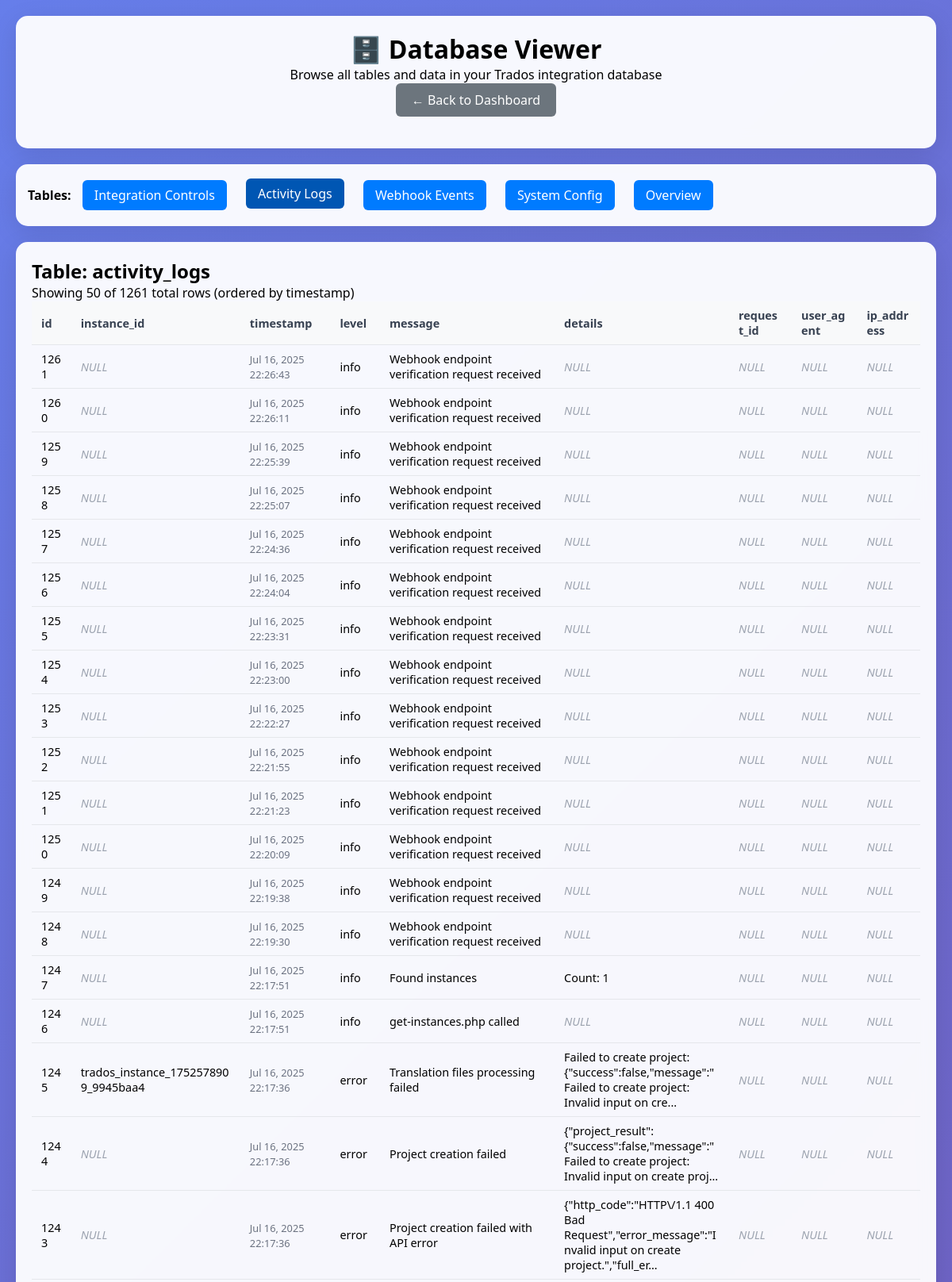
/database-viewer.php?table=activity_logs (upper part), run on the app's committed database.
### tables this page shows
CREATE TABLE activity_logs (
            id INTEGER PRIMARY KEY AUTOINCREMENT,
            instance_id TEXT,
            timestamp DATETIME DEFAULT CURRENT_TIMESTAMP,
            level TEXT DEFAULT 'info' CHECK(level IN ('success', 'info', 'warning', 'error')),
            message TEXT NOT NULL,
            details TEXT,
            request_id TEXT,
            user_agent TEXT,
            ip_address TEXT
        );

### database-viewer.php (the view, shortened to what this page needs)
<?php
require_once 'includes/database.php';
$selectedTable = $_GET['table'] ?? null;
$page = max(1, (int)($_GET['page'] ?? 1));
$perPage = 50;
$offset = ($page - 1) * $perPage;
?>
<!DOCTYPE html>
<html lang="en">
<head>
</head>
<body>
    <div class="container">
        <div class="header">
            <h1>🗄️ Database Viewer</h1>
            <p>Browse all tables and data in your Trados integration database</p>
            <a href="index.php" class="back-link">← Back to Dashboard</a>
        </div>
        <div class="nav">
            <strong>Tables:</strong>
            <a href="?table=integration_controls" <?php echo $selectedTable === 'integration_controls' ? 'class="active"' : ''; ?>>
                Integration Controls
            </a>
            <a href="?table=activity_logs" <?php echo $selectedTable === 'activity_logs' ? 'class="active"' : ''; ?>>
                Activity Logs
            </a>
            <a href="?table=webhook_events" <?php echo $selectedTable === 'webhook_events' ? 'class="active"' : ''; ?>>
                Webhook Events
            </a>
            <a href="?table=system_config" <?php echo $selectedTable === 'system_config' ? 'class="active"' : ''; ?>>
                System Config
            </a>
            <a href="?" <?php echo !$selectedTable ? 'class="active"' : ''; ?>>
                Overview
            </a>
        </div>
        <div class="content">
            <?php if (!$selectedTable): ?>
                <h2>Database Overview</h2>
                <?php
                $tables = ['integration_controls', 'activity_logs', 'webhook_events', 'system_config'];
                $stats = [];
                foreach ($tables as $table) {
                    try {
                        $stmt = $pdo->query("SELECT COUNT(*) as count FROM `$table`");
                        $stats[$table] = $stmt->fetch()['count'];
                    } catch (PDOException $e) {
                        $stats[$table] = 'Error';
                        echo "<div class='error'>Error getting count for table '$table': " . htmlspecialchars($e->getMessage()) . "</div>";
                    }
                }
                try {
                    $stmt = $pdo->query("SELECT sqlite_version() as version");
                    $version = 'SQLite ' . $stmt->fetch()['version'];
                    $database_file = __DIR__ . '/data/trados.db';
                    $size_mb = file_exists($database_file) ? round(filesize($database_file) / 1024 / 1024, 2) : 0;
                } catch (Exception $e) {
                    $version = 'Unknown';
                    $size_mb = 0;
                    echo "<div class='error'>Error getting database info: " . htmlspecialchars($e->getMessage()) . "</div>";
                }
                ?>
                <div class="stats">
                    <div class="stat-card">
                        <div class="stat-number"><?php echo $stats['integration_controls']; ?></div>
                        <div>Integration Controls</div>
                    </div>
                    <div class="stat-card">
                        <div class="stat-number"><?php echo $stats['activity_logs']; ?></div>
                        <div>Activity Logs</div>
                    </div>
                    <div class="stat-card">
                        <div class="stat-number"><?php echo $stats['webhook_events']; ?></div>
                        <div>Webhook Events</div>
                    </div>
                    <div class="stat-card">
                        <div class="stat-number"><?php echo $stats['system_config']; ?></div>
                        <div>Config Settings</div>
                    </div>
                </div>
                <h3>Database Information</h3>
                <table>
                    <tr><td><strong>Version:</strong></td><td><?php echo htmlspecialchars($version); ?></td></tr>
                    <tr><td><strong>Size:</strong></td><td><?php echo $size_mb; ?> MB</td></tr>
                    <tr><td><strong>Location:</strong></td><td><?php echo htmlspecialchars(realpath(__DIR__ . '/data/trados.db') ?: 'File not found'); ?></td></tr>
                </table>
            <?php else: ?>
                <?php
                try {
                    $countStmt = $pdo->prepare("SELECT COUNT(*) as total FROM `$selectedTable`");
                    $countStmt->execute();
                    $totalRows = $countStmt->fetch()['total'];
                    $structStmt = $pdo->query("PRAGMA table_info(`$selectedTable`)");
                    $columns = $structStmt->fetchAll(PDO::FETCH_ASSOC);
                    $columnNames = array_column($columns, 'name');
                    $orderBy = 'rowid';
                    if (in_array('timestamp', $columnNames)) {
                        $orderBy = 'timestamp';
                    } elseif (in_array('created_at', $columnNames)) {
                        $orderBy = 'created_at';
                    } elseif (in_array('id', $columnNames)) {
                        $orderBy = 'id';
                    }
                    $stmt = $pdo->prepare("SELECT * FROM `$selectedTable` ORDER BY `$orderBy` DESC LIMIT ? OFFSET ?");
                    $stmt->bindValue(1, $perPage, PDO::PARAM_INT);
                    $stmt->bindValue(2, $offset, PDO::PARAM_INT);
                    $stmt->execute();
                    $rows = $stmt->fetchAll(PDO::FETCH_ASSOC);
                    if (empty($rows)) {
                        echo "<p>No data found in table: <strong>" . htmlspecialchars($selectedTable) . "</strong></p>";
                    } else {
                        echo "<h2>Table: " . htmlspecialchars($selectedTable) . "</h2>";
                        echo "<p>Showing " . count($rows) . " of $totalRows total rows (ordered by $orderBy)</p>";
                        $tableColumns = array_keys($rows[0]);
                        echo "<table>";
                        echo "<thead><tr>";
                        foreach ($tableColumns as $column) {
                            echo "<th>" . htmlspecialchars($column) . "</th>";
                        }
                        echo "</tr></thead>";
                        echo "<tbody>";
                        foreach ($rows as $row) {
                            echo "<tr>";
                            foreach ($tableColumns as $column) {
                                $value = $row[$column];
                                echo "<td>";
                                if ($value === null) {
                                    echo "<em style='color: #9ca3af;'>NULL</em>";
                                } elseif ($column === 'status') {
                                    echo "<span class='status-badge status-$value'>" . ucfirst(htmlspecialchars($value)) . "</span>";
                                } elseif (in_array($column, ['timestamp', 'created_at', 'last_activity', 'updated_at']) && $value) {
                                    echo "<span class='timestamp'>" . date('M j, Y H:i:s', strtotime($value)) . "</span>";
                                } elseif (in_array($column, ['client_secret']) && $value) {
                                    echo "<code>" . substr($value, 0, 10) . "..." . substr($value, -4) . "</code>";
                                } elseif (strlen($value) > 100) {
                                    echo "<span title='" . htmlspecialchars($value) . "'>" .
                                         htmlspecialchars(substr($value, 0, 100)) . "...</span>";
                                } else {
                                    echo htmlspecialchars($value);
                                }
                                echo "</td>";
                            }
                            echo "</tr>";
                        }
                        echo "</tbody></table>";
                    }
                } catch (PDOException $e) {
                    echo "<div class='error'>Database error: " . htmlspecialchars($e->getMessage()) . "</div>";
                } catch (Exception $e) {
                    echo "<div class='error'>Error: " . htmlspecialchars($e->getMessage()) . "</div>";
                }
                ?>
            <?php endif; ?>
        </div>
    </div>
</body>
</html>

### database-viewer.php (style rules this page uses)
* { margin: 0; padding: 0; box-sizing: border-box; }
body { font-family: 'Segoe UI', Tahoma, Geneva, Verdana, sans-serif; background: linear-gradient(135deg, #667eea 0%, #764ba2 100%); min-height: 100vh; padding: 20px; }
.container { max-width: 1400px; margin: 0 auto; }
.header { background: rgba(255, 255, 255, 0.95); backdrop-filter: blur(10px); border-radius: 15px; padding: 20px; margin-bottom: 20px; box-shadow: 0 8px 32px rgba(0, 0, 0, 0.1); text-align: center; }
.nav { background: rgba(255, 255, 255, 0.95); backdrop-filter: blur(10px); border-radius: 15px; padding: 15px; margin-bottom: 20px; box-shadow: 0 8px 32px rgba(0, 0, 0, 0.1); }
.nav a { display: inline-block; margin: 5px 10px; padding: 8px 15px; background: #007bff; color: white; text-decoration: none; border-radius: 6px; transition: all 0.2s ease; }
.nav a:hover, .nav a.active { background: #0056b3; transform: translateY(-2px); }
.content { background: rgba(255, 255, 255, 0.95); backdrop-filter: blur(10px); border-radius: 15px; padding: 20px; box-shadow: 0 8px 32px rgba(0, 0, 0, 0.1); overflow-x: auto; }
table { width: 100%; border-collapse: collapse; font-size: 0.9rem; }
th, td { text-align: left; padding: 8px 12px; border-bottom: 1px solid #e5e7eb; word-break: break-word; max-width: 300px; }
th { background: #f8f9fa; font-weight: 600; color: #374151; position: sticky; top: 0; }
.timestamp { font-size: 0.8rem; color: #6b7280; }
.back-link { display: inline-block; margin-bottom: 20px; padding: 10px 20px; background: #6c757d; color: white; text-decoration: none; border-radius: 6px; }

### data on the page
activity_logs: id "1261", timestamp "Jul 16, 2025 22:26:43", level "info", message "Webhook endpoint verification request received"
activity_logs: id "1260", timestamp "Jul 16, 2025 22:26:11", level "info", message "Webhook endpoint verification request received"
activity_logs: id "1259", timestamp "Jul 16, 2025 22:25:39", level "info", message "Webhook endpoint verification request received"
activity_logs: id "1258", timestamp "Jul 16, 2025 22:25:07", level "info", message "Webhook endpoint verification request received"
activity_logs: id "1257", timestamp "Jul 16, 2025 22:24:36", level "info", message "Webhook endpoint verification request received"
activity_logs: id "1256", timestamp "Jul 16, 2025 22:24:04", level "info", message "Webhook endpoint verification request received"
activity_logs: id "1255", timestamp "Jul 16, 2025 22:23:31", level "info", message "Webhook endpoint verification request received"
activity_logs: id "1254", timestamp "Jul 16, 2025 22:23:00", level "info", message "Webhook endpoint verification request received"
activity_logs: id "1253", timestamp "Jul 16, 2025 22:22:27", level "info", message "Webhook endpoint verification request received"
activity_logs: id "1252", timestamp "Jul 16, 2025 22:21:55", level "info", message "Webhook endpoint verification request received"
activity_logs: id "1251", timestamp "Jul 16, 2025 22:21:23", level "info", message "Webhook endpoint verification request received"
activity_logs: id "1250", timestamp "Jul 16, 2025 22:20:09", level "info", message "Webhook endpoint verification request received"
activity_logs: id "1249", timestamp "Jul 16, 2025 22:19:38", level "info", message "Webhook endpoint verification request received"
activity_logs: id "1248", timestamp "Jul 16, 2025 22:19:30", level "info", message "Webhook endpoint verification request received"
activity_logs: id "1247", timestamp "Jul 16, 2025 22:17:51", level "info", message "Found instances", details "Count: 1"
activity_logs: id "1246", timestamp "Jul 16, 2025 22:17:51", level "info", message "get-instances.php called"
activity_logs: id "1245", instance "trados_instance_1752578909_9945baa4", timestamp "Jul 16, 2025 22:17:36", level "error", message "Translation files processing failed", details "Failed to create project: {\"success\":false,\"message\":\"Failed to create project: Invalid input on cre"
activity_logs: id "1244", timestamp "Jul 16, 2025 22:17:36", level "error", message "Project creation failed", details "{\"project_result\":{\"success\":false,\"message\":\"Failed to create project: Invalid input on create proj"
activity_logs: id "1243", timestamp "Jul 16, 2025 22:17:36", level "error", message "Project creation failed with API error", details "{\"http_code\":\"HTTP\\/1.1 400 Bad Request\",\"error_message\":\"Invalid input on create project.\",\"full_er"

### other printed values
$selectedTable "activity_logs"
count($rows) "50"
$totalRows "1261"
$orderBy "timestamp"
$column "id"
$column "instance_id"
$column "timestamp"
$column "level"
$column "message"
$column "details"
$column "request_id"
$column "user_agent"
$column "ip_address"
